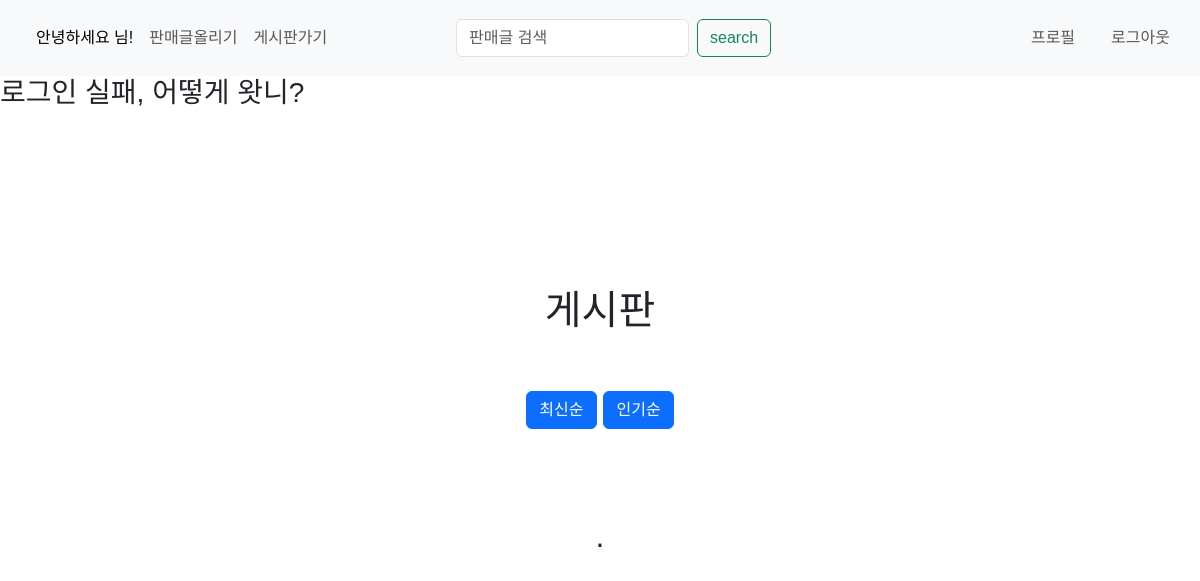
Before: /products/post/ with the older database file.
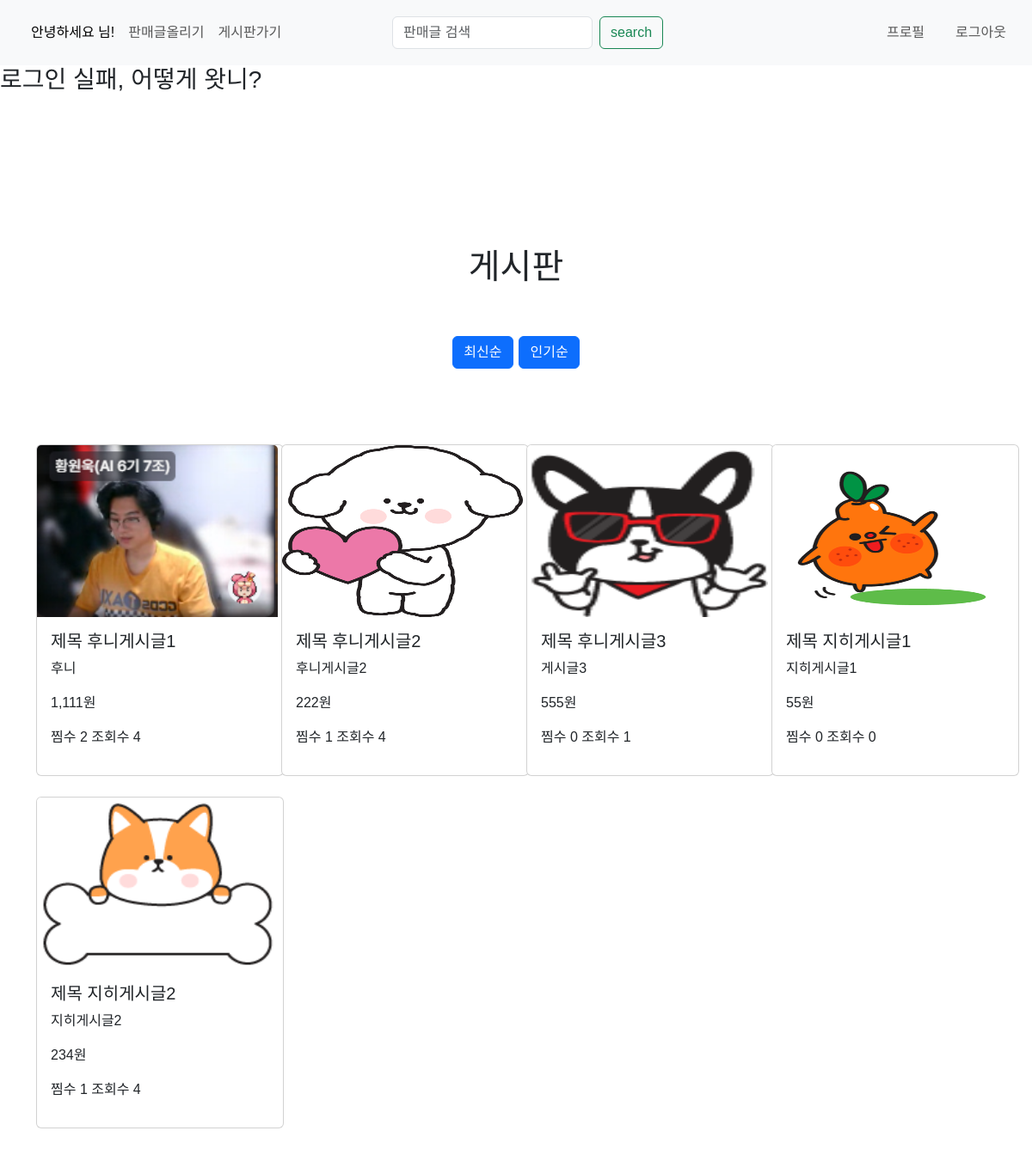
After: the same page with the newer database file.
### products/models.py (models this page shows)
class Products(models.Model):
    title = models.CharField(max_length=255)
    content = models.TextField()
    created_at = models.DateTimeField(auto_now_add=True)
    updated_at = models.DateTimeField(auto_now=True)
    post_count = models.IntegerField(default=0)
    price = models.DecimalField(max_digits=10, decimal_places=0)
    image = models.ImageField(upload_to="images/", blank=False)
    user = models.ForeignKey('accounts.CustomUser',
                             on_delete=models.CASCADE, related_name="user")
    def like_count(self):
        return self.like.count()

### products/views.py (the view)
# urls.py: path("post/", views.post, name="post"),
def post(request):
    products = Products.objects.all()
    context = {'products': products}
    return render(request, "products/post.html", context)

### products/templates/products/post.html (shortened to what this page needs)
{% extends "base.html" %} {% load humanize %}
{% block contents %}
<h1 style="text-align: center;">게시판</h1>
<p style="text-align: center; font-size:25px;">
<a href="{%url 'products:new_post' %}" class="btn btn-primary">최신순</a>
<a href="{%url 'products:like_post' %}" class="btn btn-primary">인기순</a>
</p>
<div class="container">
  <div class="row">
    {% for product in products %}
    <div class="col-md-3 mb-4">
      <div class="card" style="width: 18rem">
        <a href="{%url 'products:post_detail' product.id%}"
              ><img
          src="{{ product.image.url }}"
          class="card-img-top"
          alt="{{ products.title }}"
          style="width: 280px; height: 200px; "
        /></a>
        <div class="card-body">
          <h5 class="card-title" ">
            제목 {{product.title}}
          </h5>
          <p class="card-text">{{ product.content|truncatechars:50 }}</p>
          <p class="card-text">{{ product.price|intcomma }}원</p>
          <p>찜수 {{product.like_count}} 조회수 {{product.post_count}}</p>
        </div>
      </div>
    </div>
     {% empty %}
     <h2  style="text-align: center;">{{msg}}.</h2>
    {% endfor %}
  </div>
</div>
{% endblock contents %}

### templates/base.html (shortened to what this page needs)
{%load static%}
{% load humanize %}
<!DOCTYPE html>
<html lang="ko">
  <head>
    <link
      href="https://cdn.jsdelivr.net/npm/bootstrap@5.3.3/dist/css/bootstrap.min.css"
      rel="stylesheet"
    />
    <link rel="stylesheet" href="{% static 'css/font.css' %}" />
  </head>
  <body>
    <nav class="navbar navbar-expand-lg bg-body-tertiary">
      <div class="container-fluid">
        <div class="collapse navbar-collapse" id="navbarNavAltMarkup">
          <div class="navbar-nav">
            <a
              class="nav-link active"
              aria-current="page"
              href="{% url 'products:products' %}"
              >안녕하세요 {{user.username}}님!</a
            >
            <a class="nav-link" href="{% url 'products:c_post' %}"
              >판매글올리기</a
            >
            <a class="nav-link" href="{% url 'products:post' %}"
              >게시판가기</a
            >
          </div>
          <form action="{% url 'products:search_results' %}"class="d-flex mx-auto" role="search" method="GET">
            <input
              class="form-control me-2"
              type="search"
              placeholder="판매글 검색"
              aria-label="Search"
              name="query"
            />
            <button class="btn btn-outline-success" type="submit">
              search
            </button>
          </form>
          <div class="navbar-nav ms-auto">
            <div class="nav-item">
              <form action="{% url 'products:profile' user.pk %}" method="POST">
                <button
                  type="submit"
                  class="nav-link btn btn-link"
                  style="background: none; border: none;"
                >
                  프로필
                </button>
              </form>
            </div>
            <div class="nav-item">
              <form action="{% url 'accounts:logout' %}" method="POST">
                <button
                  type="submit"
                  class="nav-link btn btn-link"
                  style="background: none; border: none;"
                >
                  로그아웃
                </button>
              </form>
            </div>
          </div>
        </div>
      </div>
    </nav>
    {% if request.user.is_authenticated %} {% else %}
    <h3>로그인 실패, 어떻게 왓니?</h3>
    {% endif %} {% block contents %} {% endblock contents %}
  </body>
</html>

### templates/base.html (style rules this page uses)
body, html { font-family: "CustomFont", sans-serif; }
.nav-item { margin: 10px; }

Changed rows visible on the page:
added Products: image (picture), title "후니게시글1", content "후니", price "1,111", like_count "2", post_count "4"
added Products: image (picture), title "후니게시글2", content "후니게시글2", price "222", like_count "1", post_count "4"
added Products: image (picture), title "후니게시글3", content "게시글3", price "555", like_count "0", post_count "1"
added Products: image (picture), title "지히게시글1", content "지히게시글1", price "55", like_count "0", post_count "0"
added Products: image (picture), title "지히게시글2", content "지히게시글2", price "234", like_count "1", post_count "4"
